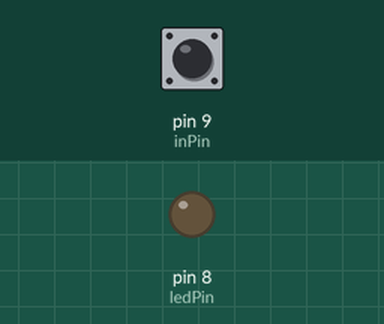
A sketch run on a simulated Arduino Uno, built with avr-gcc and run on an emulated ATmega328P. Parts: output pins drawn as LEDs (lit = HIGH). The inputs (shaded band) are chosen by the test bench; at power-on: pin 9 (inPin) HIGH.

Above: at 1.2 s.
1.3 s: pin 9 (inPin) pulled LOW for 0.15 s
At 1.37 s:
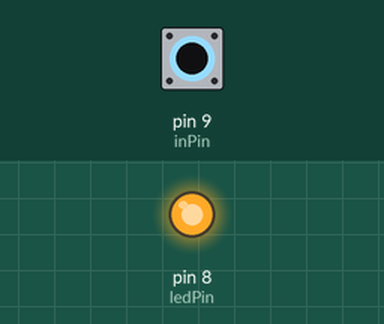
2.9 s: pin 9 (inPin) pulled LOW for 3.2 s
At 6.4 s:
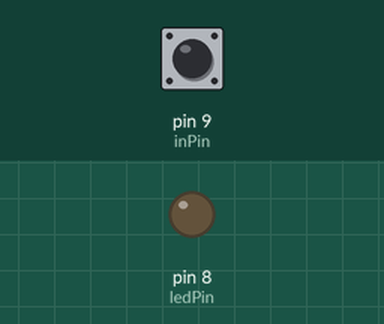
Timing chart, 0 to 7.9 s (numbered marks = the images above; inputs shaded):
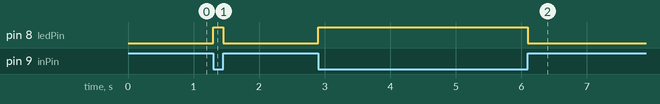

Measured:
- after the input at 1.3 s, pin 8 (ledPin): LOW → HIGH at once, → LOW 0.15 s later
- after the input at 2.9 s, pin 8 (ledPin): LOW → HIGH at once, → LOW 3.2 s later

The sketch:

Push_Button_Example.ino
```cpp
// should have good commenting up here

int ledPin = 8; // choose the pin for the LED
int inPin = 9;   // choose the input pin (for a pushbutton)
int val = 0;     // variable for reading the pin status

void setup() {
  pinMode(ledPin, OUTPUT);  // declare LED as output
  pinMode(inPin, INPUT_PULLUP);    // declare pushbutton as input
}                                  // with internal pullup resistor

void loop(){
  val = digitalRead(inPin);  // read input value - likely get away without debounce
  if (val == HIGH) {         // check if the input is HIGH (button released)
    digitalWrite(ledPin, LOW);  // turn LED OFF
  } else {
    digitalWrite(ledPin, HIGH);  // turn LED ON
  }
}
```
